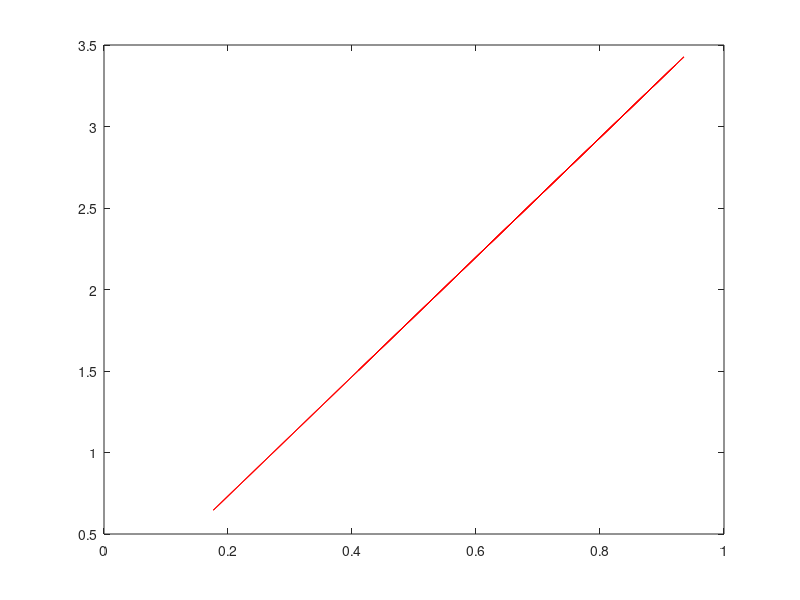

Reproduce this figure in MATLAB.

% a)
% x = [6.1543 7.9194 9.2181 7.3821 1.7627 4.0571 9.3547 9.1690 4.1027 8.9365]';
% y = [21.0518 23.0857 31.0830 27.3933 5.9044 15.8872 32.5721 26.3197 11.4262 29.9518]';
% 
% A = [x ones(size(x))];
% sol = inv(A'*A)*(A'*y);
% r = y-A*sol;
% E = r'*r;
% 
% plot(x,y,'o',x,A*sol,'r-');

% b)
% x = [6.1543 7.9194 9.2181 7.3821 1.7627 4.0571 9.3547 9.1690 4.1027 8.9365 15]';
% y = [21.0518 23.0857 31.0830 27.3933 5.9044 15.8872 32.5721 26.3197 11.4262 29.9518 2]';
% 
% A = [x ones(size(x))];
% sol = inv(A'*A)*(A'*y);
% r = y-A*sol;
% E = r'*r;
% 
% plot(x,y,'o',x,A*sol,'r-');

% c)1
% x = [6.1543 7.9194 9.2181 7.3821 1.7627 4.0571 9.3547 9.1690 4.1027 8.9365]';
% y = [21.0518 23.0857 31.0830 27.3933 5.9044 15.8872 32.5721 26.3197 11.4262 29.9518]';
% 
% x2=x.*x;
% A = [x2 x ones(size(x))];
% polisol = inv(A'*A)*(A'*y);
% plot (x,y,'o');hold on;
% xp=linspace(0,30);
% plot (xp,polyval(polisol,xp));
% hold off;

% c)2
% x = [6.1543 7.9194 9.2181 7.3821 1.7627 4.0571 9.3547 9.1690 4.1027 8.9365 15]';
% y = [21.0518 23.0857 31.0830 27.3933 5.9044 15.8872 32.5721 26.3197 11.4262 29.9518 2]';
% 
% x2=x.*x;
% A = [x2 x ones(size(x))];
% polisol = inv(A'*A)*(A'*y);
% plot (x,y,'o');hold on;
% xp=linspace(0,30);
% plot (xp,polyval(polisol,xp));
% hold off;

%d)1
% x = [6.1543 7.9194 9.2181 7.3821 1.7627 4.0571 9.3547 9.1690 4.1027 8.9365]';
% y = [21.0518 23.0857 31.0830 27.3933 5.9044 15.8872 32.5721 26.3197 11.4262 29.9518]';
% 
% x2=x.*x;
% x3=x.*x2;
% 
% A = [x3 x2 x ones(size(x))];
% polisol = inv(A'*A)*(A'*y);
% plot (x,y,'o');hold on;
% xp=linspace(0,30);
% plot (xp,polyval(polisol,xp));
% hold off;

%d)2
% x = [6.1543 7.9194 9.2181 7.3821 1.7627 4.0571 9.3547 9.1690 4.1027 8.9365 15]';
% y = [21.0518 23.0857 31.0830 27.3933 5.9044 15.8872 32.5721 26.3197 11.4262 29.9518 2]';
% 
% x2=x.*x;
% x3=x.*x2;
% 
% A = [x3 x2 x ones(size(x))];
% polisol = inv(A'*A)*(A'*y);
% plot (x,y,'o');hold on;
% xp=linspace(0,30);
% plot (xp,polyval(polisol,xp));
% hold off;

% e)
% x = [6.1543 7.9194 9.2181 7.3821 1.7627 4.0571 9.3547 9.1690 4.1027 8.9365]';
% y = [21.0518 23.0857 31.0830 27.3933 5.9044 15.8872 32.5721 26.3197 11.4262 29.9518]';
% 
% y = 1./(y.*y);
% 
% yp = log(y);
% 
% A = [x ones(size(x))];
% sol = inv(A'*A)*(A'*yp); 
% B=sol(1); C=sol(2); 
% 
% A=exp(C); 
% plot (x,y,'o');hold on;
% plot (x,A*exp(B*x),'r'); hold off;

% f)
x = [6.1543 7.9194 9.2181 7.3821 1.7627 4.0571 9.3547 9.1690 4.1027 8.9365]';
y = [21.0518 23.0857 31.0830 27.3933 5.9044 15.8872 32.5721 26.3197 11.4262 29.9518]';

x2 = x/10;
y=3*x2.*exp(2*x2);

yp = log(y./x);

A = [x ones(size(x))];
sol = inv(A'*A)*(A'*yp);

A = sol(1); B = sol(2);

A
C = exp(B)

plot (x2,C*x*exp(A),'r'); hold off;
